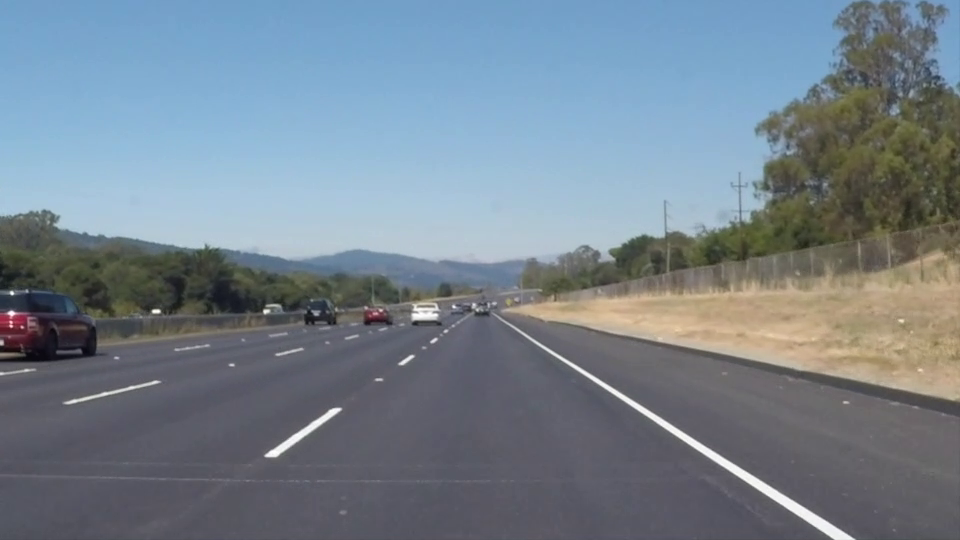
#> input picture frame 22 of P1-finding-lane-line/code/test_videos/solidWhiteRight.mp4, 960 x 540 px, given in place of project_video.mp4, which was not available
$ python fit_lane_mult_threat.py   (older library calls are emulated)
#> lines starting #> are read from the running program, lines starting #| are printed output that depends on the picture; after the words box and inside, x2 and y2 are one past the last pixel; in counts of white or black regions, pixels touching at a corner belong together; pictures that were not available may be replaced by others from this repository, and a replacement may not be noted
### P4-advanced-lane-finding/code/calibration.py
import glob
import cv2
import numpy as np
import pickle
import matplotlib.pyplot as plt

# [33 lines left out: function gene_pkl, not called in this run]


def calibrate(img):
    ''' 读取RGB图片，返回相机矫正后的RGB图片 '''

    # img = cv2.cvtColor(img, cv2.COLOR_BGR2RGB)

    with open('./calibration.pkl', 'rb') as f:
        cal = pickle.load(f)

    mtx = cal["mtx"]
    dist = cal["dist"]

    dst = cv2.undistort(img,mtx,dist,None,mtx)

    if __name__ == "__main__":
        # 返回f,两个对象（存放图片）
        f,(row_img, cal_img)=plt.subplots(1, 2)
        f.tight_layout()

        row_img.set_title("row img")
        row_img.imshow(img)
        cal_img.set_title("cal img")
        cal_img.imshow(dst)
        plt.show()

    return dst

# [9 lines that do not run on import are left out]
    #gene_pkl()

### P4-advanced-lane-finding/code/binary_image.py
from IPython.core.pylabtools import figsize

import cv2
import numpy as np
import matplotlib.pyplot as plt
import glob

print_img = True

# x,y方向上的梯度
print_sobel = False
# 纯度与亮度梯度
print_color_and_grad = False
# 打印结果
print_binary_result = False


def abs_sobel_thresh(img, orient='x', thresh=(0, 255)):
    '''传入RGB 返回x/y方向的梯度'''
    gray = cv2.cvtColor(img, cv2.COLOR_RGB2GRAY)
    if orient == 'x':
        sobel = cv2.Sobel(gray, cv2.CV_64F, dx=1, dy=0)
    else:
        sobel = cv2.Sobel(gray, cv2.CV_64F, dx=0, dy=1)

    sobel = np.abs(sobel)
    sobel = np.uint8(sobel * 255 / np.max(sobel))

    binary = np.zeros_like(sobel)
    binary[(sobel >= thresh[0]) & (sobel <= thresh[1])] = 1

    if print_sobel == True:
        f, (pic1, pic2) = plt.subplots(1, 2)

        pic1.set_title("raw")
        pic1.imshow(img)

        pic2.set_title(f'after abs_sobel_thresh {orient}')
        pic2.imshow(binary)

        plt.show()

    return np.copy(binary)


def mag_thresh(img, ksize=3, thresh=(0, 255)):
    '''传入RGB 计算图像梯度值 '''
    gray = cv2.cvtColor(img, cv2.COLOR_RGB2GRAY)

    sobelx = cv2.Sobel(gray, cv2.CV_64F, dx=1, dy=0, ksize=ksize)
    sobely = cv2.Sobel(gray, cv2.CV_64F, dx=0, dy=1, ksize=ksize)

    mag = np.sqrt(sobelx ** 2 + sobely ** 2)
    abs_mag = np.uint8(mag * 255 / np.max(mag))

    binary = np.zeros_like(abs_mag)
    binary[(abs_mag >= thresh[0]) & (abs_mag <= thresh[1])] = 1

    if print_img == False:
        f, (pic1, pic2) = plt.subplots(1, 2)
        pic1.set_title('raw')
        pic1.imshow(img)
        pic2.set_title('after mag_thresh')
        pic2.imshow(binary)
        plt.show()

    return binary


def dir_thresh(img, sobel_size=3, thresh=(0, np.pi / 2)):
    '''传入RGB 返回梯度方向夹角'''
    gray = cv2.cvtColor(img, cv2.COLOR_RGB2GRAY)
    kernel_sobel_x = cv2.Sobel(gray, cv2.CV_64F, dx=1, dy=0, ksize=sobel_size)
    kernel_sobel_y = cv2.Sobel(gray, cv2.CV_64F, dx=0, dy=1, ksize=sobel_size)

    angle = np.arctan2(np.abs(kernel_sobel_y), np.abs(kernel_sobel_x))

    binary = np.zeros_like(angle)
    binary[(angle >= thresh[0]) & (angle <= thresh[1])] = 1

    if print_img == False:
        f, (pic_1, pic_2) = plt.subplots(1, 2)

        pic_1.set_title('raw')
        pic_1.imshow(img)
        pic_2.set_title('after dir_thresh')
        pic_2.imshow(binary)
        plt.show()

    return binary


def region_mask(img):
    mask = np.zeros_like(img)

    hood = 20

    vertices = np.array([[(0, img.shape[0] - hood),
                          (int(img.shape[1] * 2 / 5), int((img.shape[0] - hood) * 3 / 5)),
                          (int(img.shape[1] * 3 / 5), int((img.shape[0] - hood) * 3 / 5)),
                          (img.shape[1], img.shape[0])]])
    intrest = 255

    cv2.fillPoly(mask, vertices, intrest)

    img = cv2.bitwise_and(img, mask)

    # plt.imshow(img)
    # plt.show()

    return img


use_s_channel_grad = True
if use_s_channel_grad == False:

    # [35 lines left out: function color_and_gradient, not called in this run]
else:
    def color_and_gradient(img, s_thresh=(170, 255), sx_thresh=(20, 100), s_channel_grad_thresh=(15, 100)):
        ''' 传入RGB 返回纯度与l，s梯度阈值 '''

        hls_img = cv2.cvtColor(img, cv2.COLOR_RGB2HLS)

        h_channel = hls_img[:, :, 0]
        l_channel = hls_img[:, :, 1]
        s_channel = hls_img[:, :, 2]

        l_threshed = np.copy(l_channel)
        l_threshed[l_channel < 200] = 0

        # # 创建子图
        # f, ((pic_1, pic_2), (pic_3, pic_4)) = plt.subplots(2, 2, figsize=(10, 8))
        # f.tight_layout()
        #
        # # 显示H通道（调整至0-255范围）
        # pic_1.set_title("H Channel")
        # pic_1.imshow(h_channel, cmap='gray', vmin=0, vmax=180)  # 显式指定数值范围
        #
        # # 显示L通道
        # pic_2.set_title("L Channel")
        # pic_2.imshow(l_threshed, cmap='gray')
        #
        # # 显示S通道
        # pic_3.set_title("S Channel")
        # pic_3.imshow(s_channel, cmap='gray')
        #
        # # 显示原始RGB图像（或转换HLS回RGB）
        # pic_4.set_title("Original RGB")
        # pic_4.imshow(img)  # 建议显示原始输入
        #
        # plt.show()

        # l通道检测水平方向梯度
        sobelx = cv2.Sobel(l_threshed, cv2.CV_64F, dx=1, dy=0)
        abs_sobelx = np.abs(sobelx)
        scaled_sobelx = np.uint8(abs_sobelx * 255 / np.max(abs_sobelx))

        l_channel_in_x_binary = np.zeros_like(scaled_sobelx)
        l_channel_in_x_binary[(scaled_sobelx >= sx_thresh[0]) & (scaled_sobelx <= sx_thresh[1])] = 1

        # s通道x方向的梯度
        s_channel_in_x_grad = np.abs(cv2.Sobel(s_channel, cv2.CV_64F, dx=1, dy=0))
        scaled_s_channel_in_x_grad = np.uint8(s_channel_in_x_grad * 255 / np.max(abs_sobelx))
        s_channel_in_x_binary = np.zeros_like(scaled_s_channel_in_x_grad)
        s_channel_in_x_binary[(scaled_s_channel_in_x_grad >= s_channel_grad_thresh[0]) & (
                scaled_s_channel_in_x_grad <= s_channel_grad_thresh[1])] = 1

        # s通道检测颜色纯度
        s_binary = np.zeros_like(s_channel)
        s_binary[(s_channel >= s_thresh[0]) & (s_channel <= s_thresh[1])] = 1

        # 返回二值图片
        combined = np.zeros_like(s_channel)
        combined[(l_channel_in_x_binary == 1) | (s_binary == 1) | (s_channel_in_x_binary == 1)] = 1
        # combined = np.dstack((np.zeros_like(l_channel_in_x_binary), l_channel_in_x_binary, s_binary)) * 255

        if print_color_and_grad == True:
            f, ((pic1, pic2), (pic3, pic4)) = plt.subplots(2, 2, figsize=(24, 9))
            f.tight_layout()
            pic1.set_title('combined')
            pic1.imshow(combined)
            pic2.set_title('l channel')
            pic2.imshow(l_channel_in_x_binary)
            pic3.set_title('s channel')
            pic3.imshow(s_binary)
            plt.show()

        return combined


def binary_process_pipeline(img):
    '''处理为二值图像'''

    # [17 lines of commented-out code are left out]
    sobelx = abs_sobel_thresh(np.copy(img), orient='x', thresh=(20, 100))
    sobely = abs_sobel_thresh(np.copy(img), orient="y", thresh=(20, 100))
    dir_binary = dir_thresh(np.copy(img), sobel_size=3, thresh=(0.7, 1.3))
    mag_binary = mag_thresh(np.copy(img), ksize=3, thresh=(30, 100))

    # 纯度处理
    color_binary = color_and_gradient(np.copy(img))

    # 结合
    combined = np.zeros_like(mag_binary)

    temp_sobx_soby = np.zeros_like(combined)
    temp_dir_mag = np.zeros_like(combined)

    temp_sobx_soby[(sobelx == 1) & (sobely == 1)] = 1
    temp_dir_mag[(dir_binary == 1) & (mag_binary == 1)] = 1

    combined[(temp_sobx_soby == 1) | (temp_dir_mag == 1) | (color_binary == 1)] = 1

    combined = region_mask(combined)

    if print_binary_result == True:
        f, ((pic_1, pic_2), (pic_3, pic_4)) = plt.subplots(2, 2)
        f.tight_layout()
        pic_1.set_title("color_binary")
        pic_1.imshow(color_binary)

        pic_2.set_title("sobx_soby")
        pic_2.imshow(temp_sobx_soby, cmap='gray')

        pic_3.set_title("dir_mag")
        pic_3.imshow(temp_dir_mag, cmap="gray")

        pic_4.set_title("combined")
        pic_4.imshow(combined, cmap="gray")
        plt.show()

    return combined


def gaussian_blur(img, kerner_size=9):
    return cv2.GaussianBlur(img, (kerner_size, kerner_size), 0)


# [15 lines that do not run on import are left out]

        # [13 lines of commented-out code are left out]

### P4-advanced-lane-finding/code/perspective_transform.py
import numpy as np
import matplotlib.pyplot as plt
import cv2


def warper(img):
    '''输入图片，返回透视变换后的图片'''

    # 图片numpy数组的shape是 （高，宽，通道），OpenCV的坐标体系是（宽，高，通道）
    img_size = (img.shape[1], img.shape[0])

    src = np.float32(
        [[(img_size[0] / 2) - 55, img_size[1] / 2 + 100],
         [((img_size[0] / 6) - 10), img_size[1]],
         [(img_size[0] * 5 / 6) + 60, img_size[1]],
         [(img_size[0] / 2 + 55), img_size[1] / 2 + 100]])

    # 定义逆时针时4点
    dst = np.float32(
        [[(img_size[0] / 4), 0],
         [(img_size[0] / 4), img_size[1]],
         [(img_size[0] * 3 / 4), img_size[1]],
         [(img_size[0] * 3 / 4), 0]])

    M = cv2.getPerspectiveTransform(src, dst)
    warped = cv2.warpPerspective(img, M, img_size, flags=cv2.INTER_NEAREST)  # 恢复原尺寸

    return warped

def restore_perspective(img):
    '''返回还原的图片'''
    # 图片numpy数组的shape是 （高，宽，通道），OpenCV的坐标体系是（宽，高，通道）
    img_size = (img.shape[1], img.shape[0])

    src = np.float32(
        [[(img_size[0] / 2) - 55, img_size[1] / 2 + 100],
         [((img_size[0] / 6) - 10), img_size[1]],
         [(img_size[0] * 5 / 6) + 60, img_size[1]],
         [(img_size[0] / 2 + 55), img_size[1] / 2 + 100]])

    # 定义逆时针时4点
    dst = np.float32(
        [[(img_size[0] / 4), 0],
         [(img_size[0] / 4), img_size[1]],
         [(img_size[0] * 3 / 4), img_size[1]],
         [(img_size[0] * 3 / 4), 0]])

    M = cv2.getPerspectiveTransform(dst, src)
    warped = cv2.warpPerspective(img, M, img_size, flags=cv2.INTER_NEAREST)  # 恢复原尺寸

    return warped


# [22 lines that do not run on import are left out]

### P4-advanced-lane-finding/code/fit_lane_mult_threat.py
import numpy as np
import cv2
from matplotlib import pyplot as plt

print_img = True


def lane_historgram(img):
    the_sumArr = np.sum(img[:img.shape[0], :img.shape[1]], axis=0)
    return the_sumArr


def find_window_centroids(image, window_width, window_height, margin, l_center=None, r_center=None):
    ''' 找到左右车道线的中心点 '''

    window_centroids = []
    window = np.ones(window_width)
    offset = window_width / 2

    # 定义底部的高，中间部分的x
    piece_top_y = int(3 * image.shape[0] / 4)
    piece_mid_x = int(image.shape[1] / 2)

    if (l_center is None) or (r_center is None):
        # 寻找图片底部左半部分的车道线中心点
        l_sum = lane_historgram(image[piece_top_y:, :piece_mid_x])
        conv_l = np.convolve(window, l_sum)
        l_center = np.argmax(conv_l) - offset

        # 寻找图片底部右半部分的车道线中心点
        r_sum = lane_historgram(image[piece_top_y:, piece_mid_x:])
        conv_r = np.convolve(window, r_sum)
        r_center = np.argmax(conv_r) - offset + piece_mid_x

    # 添加中心到列表，并基于上一次的车道线中心进行循环迭代
    window_centroids.append((l_center, r_center))
    for level in range(1, int(image.shape[0] / window_height)):
        # 窗口的顶部，底部，以及中间点
        piece_top_y = int(image.shape[0] - (level + 1) * window_height)
        piece_btm_y = int(image.shape[0] - level * window_height)
        piece_mid_x = int(image.shape[1] / 2)

        image_layer = lane_historgram(image[piece_top_y:piece_btm_y, :])
        conv_signal = np.convolve(window, image_layer)

        # 重新获取左右车道线的中心
        l_min_index = int(max(l_center + offset - margin, 0))
        l_max_index = int(min(l_center + offset + margin, image.shape[1]))
        l_center = np.argmax(conv_signal[l_min_index:l_max_index]) + l_min_index - offset

        r_min_index = int(max(r_center + offset - margin, 0))
        r_max_index = int(min(r_center + offset + margin, image.shape[1]))
        r_center = np.argmax(conv_signal[r_min_index:r_max_index]) + r_min_index - offset

        window_centroids.append((l_center, r_center))

    return window_centroids


def window_mask(width, height, img, center, level, pix_count_thresh=10):
    '''返回生成的掩膜,设立窗口检测阈值'''
    output = np.zeros_like(img)

    # 窗口顶，底，左，右
    piece_top = int(img.shape[0] - (level + 1) * height)
    piece_btm = int(img.shape[0] - level * height)
    piece_left = int(center - width / 2)
    piece_right = int(center + width / 2)

    output[piece_top:piece_btm, max(0, piece_left):min(piece_right, img.shape[1])] = 1

    # 暂时作为中心检测阈值的替代
    valid_pixels = np.sum(output & img)
    if valid_pixels <= pix_count_thresh:
        output[:, :] = 0

    return output


def gene_window(window_width, window_height, image, window_centroids):
    if len(window_centroids) > 0:

        # 掩膜上的所有窗口为1
        l_point = np.zeros_like(image)
        r_point = np.zeros_like(image)

        for level in range(0, len(window_centroids)):
            l_mask = window_mask(window_width, window_height, image, window_centroids[level][0], level)
            r_mask = window_mask(window_width, window_height, image, window_centroids[level][1], level)
            l_point[(l_point == 1) | (l_mask == 1)] = 1
            r_point[(r_point == 1) | (r_mask == 1)] = 1

        # 合并左右车道中心点到一张图片中
        template = np.array(l_point + r_point, np.uint8)
        output = (l_point, r_point)

        if print_img == False:
            zero_channel = np.zeros_like(template)  # 创建一个零颜色通道
            template_de = np.array(cv2.merge((zero_channel, template, zero_channel)), np.uint8)  # 将窗口像素设置为绿色
            warpage = np.dstack((image, image, image)) * 255  # 将原始道路像素转换为3个颜色通道
            output_de = cv2.addWeighted(warpage, 1, template_de, 0.5, 0.0)  # 将原始道路图像与窗口结果叠加
            plt.imshow(output_de)
            plt.show()
    else:
        print("无中心点")

    return output


def find_lane_pixel(image, mask):
    masked_image = np.zeros_like(image)

    masked_image[(image[:, :] == 1) & (mask == 1)] = 1

    if print_img == False:
        f, (img, msk, msk_img) = plt.subplots(1, 3)
        f.tight_layout()
        img.set_title("image")
        img.imshow(image)

        msk.set_title("mask")
        msk.imshow(mask)

        msk_img.imshow(masked_image)

        plt.show()

    y_coords, x_coords = np.nonzero(masked_image)

    return y_coords, x_coords


def fit_lane(y, x, image):
    fit = np.polyfit(y, x, 2)
    return fit


def find_lane_pipe(img, left_fit=None, right_fit=None):
    window_width = 50
    window_height = 80
    margin = 120

    out_put = np.copy(img)
    if (left_fit is None) or (right_fit is None):

        window_centroids = find_window_centroids(img, window_width, window_height, margin)
    else:

        l_center = left_fit[0] * (img.shape[0] ** 2) + left_fit[1] * img.shape[0] + left_fit[2]

        r_center = right_fit[0] * (img.shape[0] ** 2) + right_fit[1] * img.shape[0] + right_fit[2]

        # 找到车道线中心点
        window_centroids = find_window_centroids(img, window_width, window_height, margin, l_center, r_center)

    # 生成窗口掩膜图层
    (left_mask, right_mask) = gene_window(window_width, window_height, img, window_centroids)

    # 找到左右车道线的像素
    left_y, left_x = find_lane_pixel(img, left_mask)
    right_y, right_x = find_lane_pixel(img, right_mask)

    # 拟合得到的多项式参数
    left_fit = fit_lane(left_y, left_x, img)
    right_fit = fit_lane(right_y, right_x, img)

    return out_put, (left_fit, right_fit)


def process_video(video_path, output_path):
#> called with video_path = '../IGNORE/project_video.mp4', output_path = 'gene_err.mp4'
    cap = cv2.VideoCapture(video_path)

    frame_width = int(cap.get(cv2.CAP_PROP_FRAME_WIDTH))
    frame_height = int(cap.get(cv2.CAP_PROP_FRAME_HEIGHT))
    fps = cap.get(cv2.CAP_PROP_FPS)

    fourcc = cv2.VideoWriter_fourcc(*'mp4v')
    out = cv2.VideoWriter(output_path, fourcc, fps, (frame_width, frame_height))

    left_fit = None
    right_fit = None
    while cap.isOpened():
        ret, frame = cap.read()
#> frame is the input picture: shape (540, 960, 3); mean B, G, R 141.9, 130.7, 117.7
        if not ret:
            break

        frame = calibrate(frame)
#> (reads P4-advanced-lane-finding/code/calibration.pkl from the repository)
        binary = binary_process_pipeline(frame)
#> in abs_sobel_thresh, `gray = cv2.cvtColor(img, cv2.COLOR_RGB2GRAY)`:
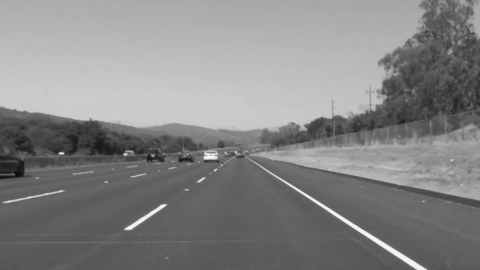
#> gray: shape (540, 960) (shown at 1/2 size); min 10, max 255, mean 133.2
#> in binary_process_pipeline, `sobelx = abs_sobel_thresh(np.copy(img), orient='x', thresh=(20, 100))`:
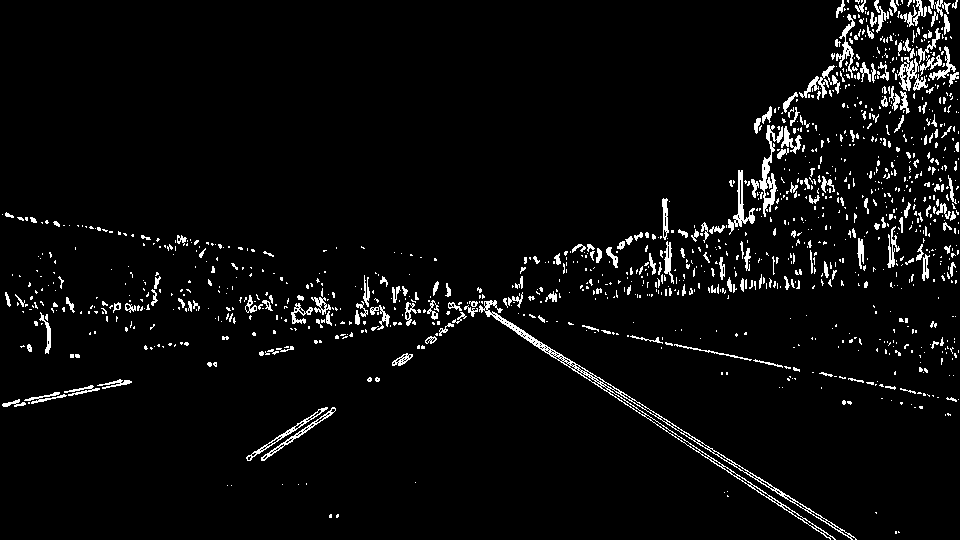
#> sobelx: shape (540, 960); values 0 (black) and 1 (white), 4.3% white in thin lines or dots
#> in dir_thresh, `angle = np.arctan2(np.abs(kernel_sobel_y), np.abs(kernel_sobel_x))`:
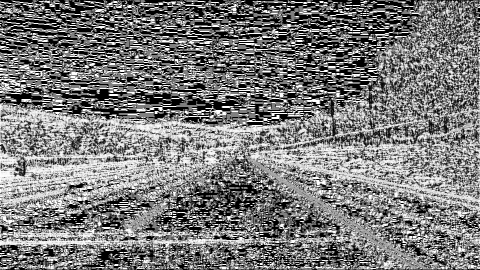
#> angle: shape (540, 960) float64 (shown at 1/2 size); min 0, max 1.57, mean 0.756; drawn with min black and max white
#> in binary_process_pipeline, `dir_binary = dir_thresh(np.copy(img), sobel_size=3, thresh=(0.7, 1.3))`:
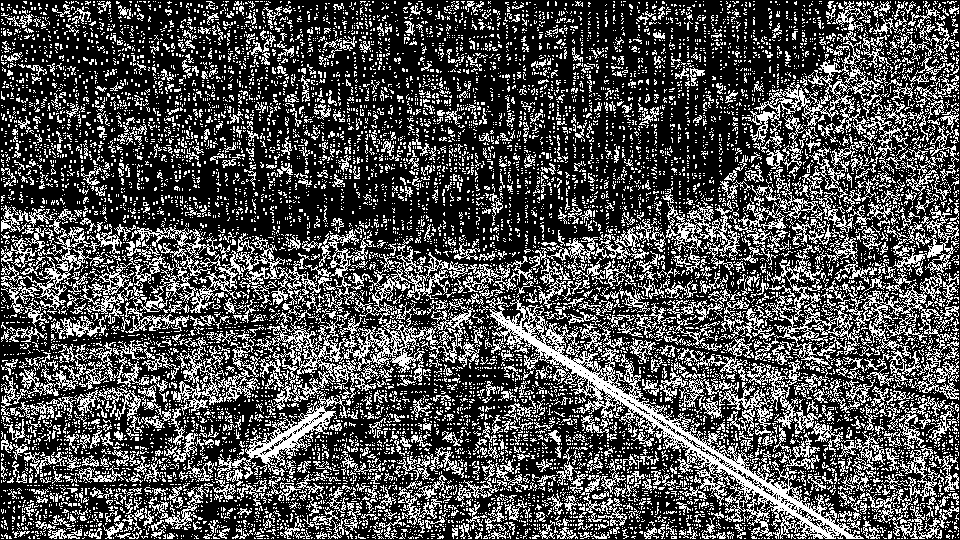
#> dir_binary: shape (540, 960) float64; values 0 (black) and 1 (white), 31% white in thin lines or dots
#> in color_and_gradient, `s_channel = hls_img[:, :, 2]`:
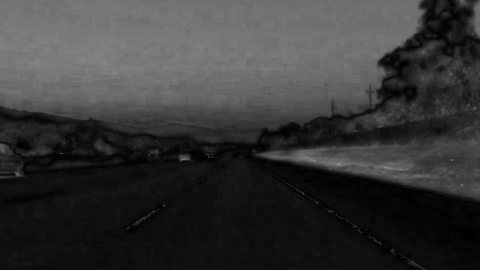
#> s_channel: shape (540, 960) (shown at 1/2 size); min 0, max 154, mean 54.9
#> in color_and_gradient, `sobelx = cv2.Sobel(l_threshed, cv2.CV_64F, dx=1, dy=0)`:
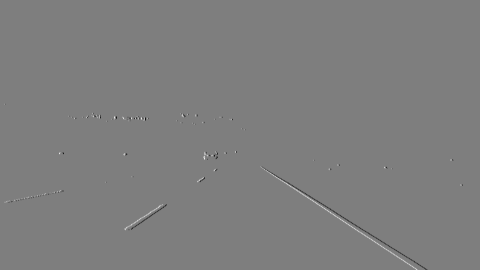
#> sobelx: shape (540, 960) float64 (shown at 1/2 size); min -934, max 951, mean 0; drawn with min black and max white
#> binary: shape (540, 960); values 0 (black) and 1 (white), 0.78% white in thin lines or dots, all inside (x1, y1, x2, y2) = (189, 312, 899, 539)
        warped = warper(binary)
#> in warper, `warped = cv2.warpPerspective(img, M, img_size, flags=cv2.INTER_NEAREST)`:
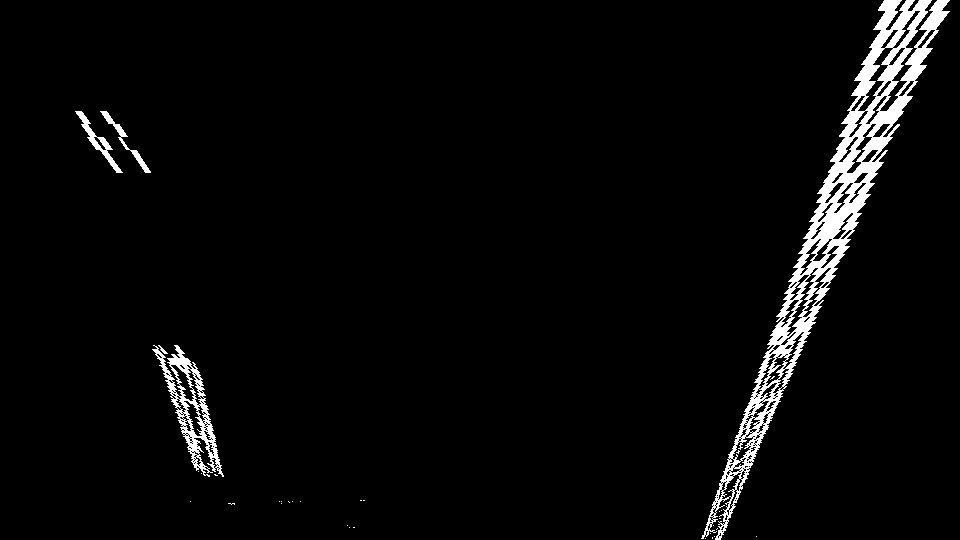
#> warped: shape (540, 960); values 0 (black) and 1 (white), 3.7% white; 33 white regions (28 under 20 px), largest, box (x1, y1, x2, y2) and area: (701, 0, 950, 540) 15720, (152, 345, 224, 477) 2334, (75, 111, 123, 173) 511, (100, 111, 151, 173) 374, (158, 345, 168, 354) 28
        process_frame, (left_fit, right_fit) = find_lane_pipe(warped, left_fit, right_fit)
#> (the rest of the program and of its run is left out)
